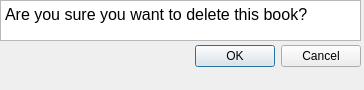
<?xml version="1.0" encoding="UTF-8"?>
<ui version="4.0">
 <class>delete_dialog</class>
 <widget class="QDialog" name="delete_dialog">
  <property name="geometry">
   <rect>
    <x>0</x>
    <y>0</y>
    <width>364</width>
    <height>90</height>
   </rect>
  </property>
  <property name="windowTitle">
   <string>Delete</string>
  </property>
  <widget class="QDialogButtonBox" name="buttonBox">
   <property name="geometry">
    <rect>
     <x>40</x>
     <y>40</y>
     <width>321</width>
     <height>32</height>
    </rect>
   </property>
   <property name="orientation">
    <enum>Qt::Horizontal</enum>
   </property>
   <property name="standardButtons">
    <set>QDialogButtonBox::Cancel|QDialogButtonBox::Ok</set>
   </property>
  </widget>
  <widget class="QTextBrowser" name="textBrowser">
   <property name="geometry">
    <rect>
     <x>0</x>
     <y>0</y>
     <width>361</width>
     <height>41</height>
    </rect>
   </property>
   <property name="html">
    <string>&lt;!DOCTYPE HTML PUBLIC &quot;-//W3C//DTD HTML 4.0//EN&quot; &quot;http://www.w3.org/TR/REC-html40/strict.dtd&quot;&gt;
&lt;html&gt;&lt;head&gt;&lt;meta name=&quot;qrichtext&quot; content=&quot;1&quot; /&gt;&lt;style type=&quot;text/css&quot;&gt;
p, li { white-space: pre-wrap; }
&lt;/style&gt;&lt;/head&gt;&lt;body style=&quot; font-family:'MS Shell Dlg 2'; font-size:8.25pt; font-weight:400; font-style:normal;&quot;&gt;
&lt;p style=&quot; margin-top:0px; margin-bottom:0px; margin-left:0px; margin-right:0px; -qt-block-indent:0; text-indent:0px;&quot;&gt;&lt;span style=&quot; font-size:12pt;&quot;&gt;Are you sure you want to delete this book?&lt;/span&gt;&lt;/p&gt;&lt;/body&gt;&lt;/html&gt;</string>
   </property>
  </widget>
 </widget>
 <resources/>
 <connections>
  <connection>
   <sender>buttonBox</sender>
   <signal>accepted()</signal>
   <receiver>delete_dialog</receiver>
   <slot>accept()</slot>
   <hints>
    <hint type="sourcelabel">
     <x>248</x>
     <y>254</y>
    </hint>
    <hint type="destinationlabel">
     <x>157</x>
     <y>274</y>
    </hint>
   </hints>
  </connection>
  <connection>
   <sender>buttonBox</sender>
   <signal>rejected()</signal>
   <receiver>delete_dialog</receiver>
   <slot>reject()</slot>
   <hints>
    <hint type="sourcelabel">
     <x>316</x>
     <y>260</y>
    </hint>
    <hint type="destinationlabel">
     <x>286</x>
     <y>274</y>
    </hint>
   </hints>
  </connection>
 </connections>
</ui>
